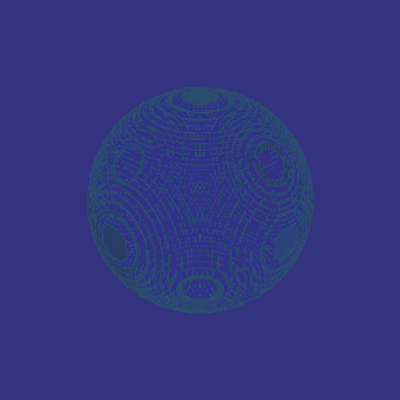

Write Python code to recreate this figure.
#!/usr/bin/env python

# Demonstrate vtkPointSetToOctreeImageFilter generating an octree
# image from a sphere point set, rendered with GPU volume ray casting
# using maximum intensity projection.

# Factory overrides
import vtkmodules.vtkInteractionStyle  # noqa: F401
import vtkmodules.vtkRenderingFreeType  # noqa: F401
import vtkmodules.vtkRenderingOpenGL2  # noqa: F401
import vtkmodules.vtkRenderingVolumeOpenGL2  # noqa: F401

from vtkmodules.vtkCommonDataModel import (
    vtkDataObject,
    vtkPartitionedDataSet,
    vtkPiecewiseFunction,
)
from vtkmodules.vtkFiltersCore import vtkArrayCalculator
from vtkmodules.vtkFiltersGeometryPreview import vtkPointSetToOctreeImageFilter
from vtkmodules.vtkFiltersSources import vtkSphereSource
from vtkmodules.vtkRenderingCore import (
    vtkColorTransferFunction,
    vtkRenderWindow,
    vtkRenderWindowInteractor,
    vtkRenderer,
    vtkVolume,
    vtkVolumeProperty,
)
from vtkmodules.vtkRenderingVolume import vtkGPUVolumeRayCastMapper

# High-resolution sphere
sphere = vtkSphereSource()
sphere.SetCenter(0, 0, 0)
sphere.SetRadius(0.5)
sphere.SetPhiResolution(2000)
sphere.SetThetaResolution(2000)

# Compute sin(x) as a point data array
calc = vtkArrayCalculator()
calc.SetInputConnection(sphere.GetOutputPort())
calc.SetAttributeTypeToPointData()
calc.AddCoordinateScalarVariable("coordsX", 0)
calc.SetFunction("sin(coordsX)")
calc.SetResultArrayName("sin_x")

# Generate octree image from the point set
point_set_to_image = vtkPointSetToOctreeImageFilter()
point_set_to_image.SetInputConnection(calc.GetOutputPort())
point_set_to_image.SetNumberOfPointsPerCell(10)
point_set_to_image.ProcessInputPointArrayOn()
point_set_to_image.SetInputArrayToProcess(
    0, 0, 0, vtkDataObject.FIELD_ASSOCIATION_POINTS, "sin_x")
point_set_to_image.ComputeMaxOff()
point_set_to_image.ComputeCountOn()
point_set_to_image.Update()

image = vtkPartitionedDataSet.SafeDownCast(
    point_set_to_image.GetOutput()).GetPartition(0)

# Opacity transfer function
opacity_tf = vtkPiecewiseFunction()
opacity_tf.AddPoint(20, 0.0)
opacity_tf.AddPoint(255, 0.2)

# Color transfer function
color_tf = vtkColorTransferFunction()
color_tf.AddRGBPoint(0.0, 0.0, 0.0, 0.0)
color_tf.AddRGBPoint(64.0, 1.0, 0.0, 0.0)
color_tf.AddRGBPoint(128.0, 0.0, 0.0, 1.0)
color_tf.AddRGBPoint(192.0, 0.0, 1.0, 0.0)
color_tf.AddRGBPoint(255.0, 0.0, 0.2, 0.0)

# Volume property
volume_property = vtkVolumeProperty()
volume_property.SetColor(color_tf)
volume_property.SetScalarOpacity(opacity_tf)
volume_property.ShadeOn()
volume_property.SetInterpolationTypeToLinear()

# GPU volume mapper with maximum intensity blending
volume_mapper = vtkGPUVolumeRayCastMapper()
volume_mapper.SetInputData(image)
volume_mapper.SetBlendModeToMaximumIntensity()

volume = vtkVolume()
volume.SetMapper(volume_mapper)
volume.SetProperty(volume_property)

# Renderer
renderer = vtkRenderer()
renderer.SetBackground(0.2, 0.2, 0.5)
renderer.AddViewProp(volume)

# Window
render_window = vtkRenderWindow()
render_window.AddRenderer(renderer)
render_window.SetSize(400, 400)
render_window.SetWindowName("pointset to octree image filter")

# Interactor
interactor = vtkRenderWindowInteractor()
interactor.SetRenderWindow(render_window)

# Scene
renderer.ResetCamera()
renderer.GetActiveCamera().Azimuth(45)
renderer.GetActiveCamera().Elevation(30)
renderer.ResetCameraClippingRange()

interactor.Initialize()
interactor.Start()
